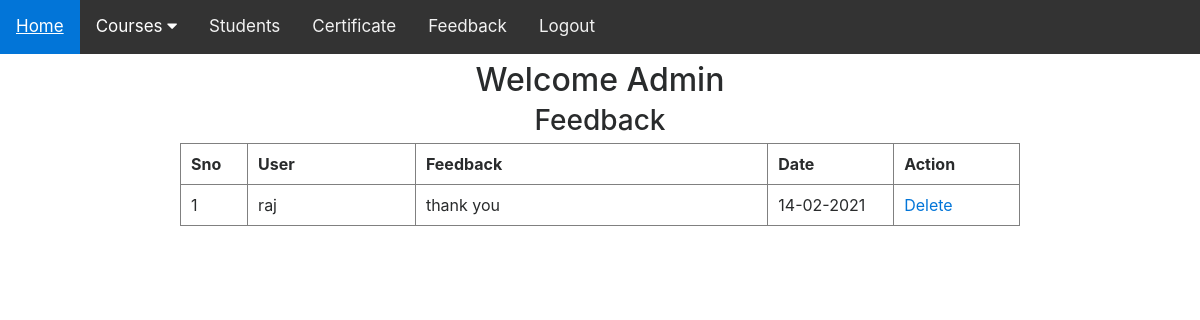
The page /view_feed.php (signed in) on the database its author committed.
### tables this page shows
CREATE TABLE IF NOT EXISTS `ee_feedback` (
  `id` int(11) NOT NULL,
  `uname` varchar(50) NOT NULL,
  `feedback` varchar(255) NOT NULL,
  `rdate` varchar(15) NOT NULL DEFAULT '',
  PRIMARY KEY (`id`)
);

### include/dbconnect.php (called while the page is built, shortened)
<?php
$db_host = getenv('DB_HOST') ? getenv('DB_HOST') : 'localhost';
$db_user = getenv('DB_USER') ? getenv('DB_USER') : 'root';
$db_pass = getenv('DB_PASS') !== false ? getenv('DB_PASS') : '';
$db_name = getenv('DB_NAME') ? getenv('DB_NAME') : 'course_portal';
$connect = mysqli_connect($db_host, $db_user, $db_pass, $db_name);
function db_query($sql)
{
    global $connect;
    return mysqli_query($connect, $sql);
}
function db_fetch_array($result)
{
    return mysqli_fetch_array($result, MYSQLI_ASSOC);
}
function h($value)
{
    return htmlspecialchars((string)$value, ENT_QUOTES, 'UTF-8');
}
?>

### view_feed.php (the view, shortened to what this page needs)
<?php
include("include/dbconnect.php");
?>
<!DOCTYPE html>
<html lang="en">
<head>
<?php include("include/head.php"); ?>
</head>
<body>
<?php include("include/link_admin.php"); ?>
<h2 align="center">Welcome Admin</h2>
<h3 align="center">Feedback</h3>
<table width="70%" border="1" align="center">
  <tr>
    <th width="8%">Sno</th>
    <th width="20%">User</th>
    <th width="42%">Feedback</th>
    <th width="15%">Date</th>
    <th width="15%">Action</th>
  </tr>
  <?php
  $i = 0;
  $q2 = db_query("SELECT * FROM ee_feedback ORDER BY id DESC");
  while ($r2 = db_fetch_array($q2)) {
      $i++;
  ?>
  <tr>
    <td><?php echo $i; ?></td>
    <td><?php echo h($r2['uname']); ?></td>
    <td><?php echo h($r2['feedback']); ?></td>
    <td><?php echo h($r2['rdate']); ?></td>
    <td><a href="view_feed.php?act=del&amp;did=<?php echo (int)$r2['id']; ?>">Delete</a></td>
  </tr>
  <?php } ?>
</table>
<p>&nbsp;</p>
</body>
</html>

### include/head.php (style rules this page uses)
table[border="1"] th, table[border="1"] td { padding: 8px 10px; }

### rows shown on the page
ee_feedback: uname "raj", feedback "thank you", rdate "14-02-2021"
